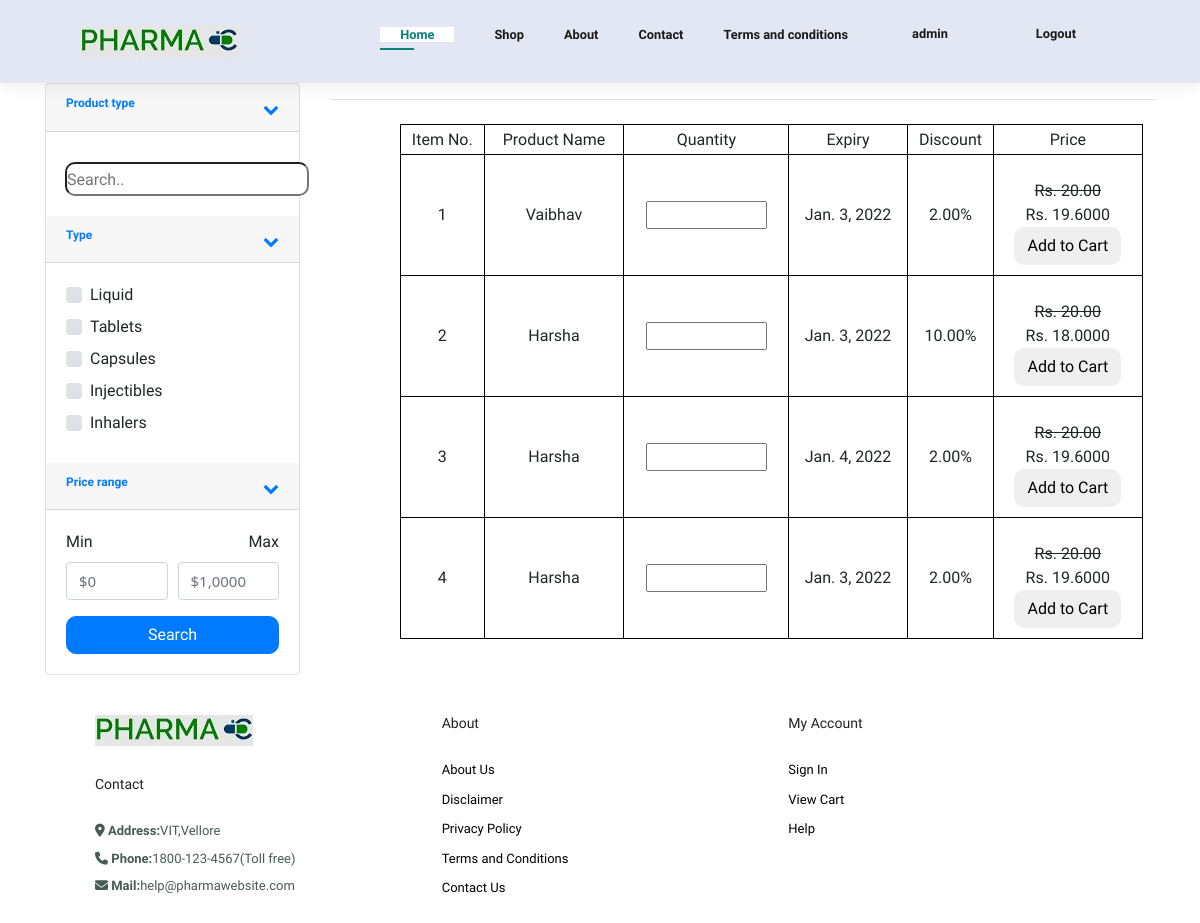
Screenshot of /view (signed in) with the database file from the repository.
### inventory/models.py (models this page shows, shortened)
class ItemMain(models.Model):
    itemid = models.AutoField(primary_key=True)
    itemname = models.CharField(max_length=50)
    discount = models.DecimalField(decimal_places=2, max_digits=25)
    price = models.DecimalField(decimal_places=2, max_digits=25)
    type = models.ForeignKey(ItemsCat, on_delete=models.CASCADE)
    composition = models.TextField()
    manufacturingdate = models.DateField()
    expirydate = models.DateField()
    quantity = models.DecimalField(decimal_places=2, max_digits=25, default=0)
    slug = models.SlugField(max_length=50, unique=True,
                            default="", editable=False)

### inventory/views.py (the view)
# urls.py: path('view', views.items_display, name="view"),
def items_display(request):
    itemsearch = []
    l = []
    if request.method == 'POST':
        search_keyword = request.POST.get('search_keyword')
        if search_keyword != "" and search_keyword != None:
            item_search_part1 = list(ItemMain.objects.filter(
                itemname__icontains=search_keyword))
            item_search_part2 = list(ItemMain.objects.filter(
                composition__icontains=search_keyword))
            item_search_part3 = list(ItemMain.objects.filter(
                itemid__icontains=search_keyword))
            itemsearch = item_search_part1 + item_search_part2 + item_search_part3
            if itemsearch == []:
                messages.info(request, 'No Results Found')
        else:
            itemsearch = list(ItemMain.objects.all())
        cat = request.POST.getlist('cat', [])
        min_price = request.POST.get('min_price')
        max_price = request.POST.get('max_price')
        quantity = request.POST.get('quantity')
        if quantity == '' or quantity == None:
            quantity = 0
        else:
            quantity = int(quantity)
        id = request.POST.get('id')
        if id:
            currentItem = ItemMain.objects.filter(slug=id)[0]
            if (currentItem.quantity - quantity >= 0):
                for counter in range(quantity):
                    cartModel = UserCart.objects.filter(
                        user=User.objects.filter(username=request.user)[0],
                        itemid=ItemMain.objects.filter(itemid=id)[0],
                        quantity=quantity
                    )
                    if cartModel:
                        cartModel = UserCart.objects.create(
                            user=User.objects.filter(username=request.user)[0],
                            itemid=ItemMain.objects.filter(itemid=id)[0],
                            quantity=quantity
                        )
                        cartModel.save()
                    else:
                        cartModel = UserCart.objects.create(
                            user=User.objects.filter(username=request.user)[0],
                            itemid=ItemMain.objects.filter(itemid=id)[0],
                            quantity=quantity
                        )
                        cartModel.save()
                currentItem.quantity -= quantity
                currentItem.save()
            else:
                print("Out of Stock")
        if min_price == '' or min_price == None:
            min_price = 0
        else:
            min_price = int(min_price)
        if max_price == '' or max_price == None:
            max_price = 10000000
        else:
            max_price = int(max_price)
        items = []
        if len(cat) > 0:
            if (len(cat)):
                items = ItemMain.objects.filter(
                    type__in=ItemsCat.objects.filter(catName__in=cat))
        else:
            items = ItemMain.objects.all()
        items = list(set(items).intersection(set(itemsearch)))
        for i in items:
            ll = []
            ll.append(i.itemid)
            ll.append(i.itemname)
            ll.append(i.expirydate)
            ll.append(i.discount)
            ll.append(i.price)
            price = i.price
            offer = i.discount
            newPrice = price - (price * offer)/100
            ll.append(newPrice)
            if newPrice >= min_price and newPrice <= max_price:
                ll.append("Valid")
            else:
                ll.append("Invalid")
            ll.append(i.slug)
            l.append(ll)
    else:
        items = list(ItemMain.objects.all())
        for i in items:
            ll = []
            ll.append(i.itemid)
            ll.append(i.itemname)
            ll.append(i.expirydate)
            ll.append(i.discount)
            ll.append(i.price)
            price = i.price
            offer = i.discount
            newPrice = price - (price * offer)/100
            ll.append(newPrice)
            if newPrice >= 0 and newPrice <= 10000000:
                ll.append("Valid")
            else:
                ll.append("Invalid")
            ll.append(i.slug)
            l.append(ll)
    context = {
        "items": l
    }
    return render(request, "inventory/inventory view.html", context)

### templates/inventory/inventory view.html (shortened to what this page needs)
{% extends "base.html" %}
{% load static %}
{% block home %}
<link href="//maxcdn.bootstrapcdn.com/bootstrap/4.1.1/css/bootstrap.min.css" rel="stylesheet" id="bootstrap-css">
<link rel="stylesheet" href="{% static 'css/inventory view.css' %}" />
<link rel="stylesheet" href="https://fontawesome.com/v4.7.0/assets/font-awesome/css/font-awesome.css">
<link rel="stylesheet" href="https://cdnjs.cloudflare.com/ajax/libs/font-awesome/4.7.0/css/font-awesome.min.css">
<div class="container">
	<div class="row">
		<aside class="col-md-3">
			<div class="card">
				<article class="filter-group">
					<header class="card-header">
						<a href="#" data-toggle="collapse" data-target="#collapse_1" aria-expanded="true" class="">
							<i class="icon-control fa fa-chevron-down"></i>
							<h6 class="title">Product type</h6>
						</a>
					</header>
					<div class="filter-content collapse show" id="collapse_1">
						<div class="card-body">
							<div class="input-group">
								<div class="input-group-append">
									<form method="POST">
										<input type="search" placeholder="Search.." name="search_keyword"
											style="margin-top: 10px; border-radius: 10px;padding-right:20px;padding-bottom: 2px;text-align: left;padding-top: 4px;">
								</div>
							</div>
						</div>
					</div>
				</article>
				<article class="filter-group">
					<header class="card-header">
						<a href="#" data-toggle="collapse" data-target="#collapse_2" aria-expanded="true" class="">
							<i class="icon-control fa fa-chevron-down"></i>
							<h6 class="title">Type </h6>
						</a>
					</header>
					<div class="filter-content collapse show" id="collapse_2">
						<div class="card-body">
							<label class="custom-control custom-checkbox">
								<div class="custom-control-label">Liquid
								</div>
							</label>
							<label class="custom-control custom-checkbox">
								<div class="custom-control-label">Tablets
								</div>
							</label>
							<label class="custom-control custom-checkbox">
								<div class="custom-control-label">Capsules
								</div>
							</label>
							<label class="custom-control custom-checkbox">
								<div class="custom-control-label">Injectibles
								</div>
							</label>
							<label class="custom-control custom-checkbox">
								<div class="custom-control-label">Inhalers
								</div>
							</label>
						</div>
					</div>
				</article>
				<article class="filter-group">
					<header class="card-header">
						<a href="#" data-toggle="collapse" data-target="#collapse_3" aria-expanded="true" class="">
							<i class="icon-control fa fa-chevron-down"></i>
							<h6 class="title">Price range </h6>
						</a>
					</header>
					<div class="filter-content collapse show" id="collapse_3">
						<div class="card-body">
							<div class="form-row">
								<div class="form-group col-md-6">
									<label>Min</label>
									<input class="form-control" placeholder="$0" type="number" name="min_price">
								</div>
								<div class="form-group text-right col-md-6">
									<label>Max</label>
									<input class="form-control" placeholder="$1,0000" type="number" name="max_price">
								</div>
							</div>
							<button class="btn btn-block btn-primary">Search</button>
						</div>
					</div>
				</article>
			</div>
		</aside>
		<main class="col-md-9">
			<header class="border-bottom mb-4 pb-3">
			</header>
			<div>
				<table style="width:90%;margin-left: 70px;margin-top: 10px;">
					<tr>
						<td>Item No.</td>
						<td>Product Name</td>
						<td>Quantity</td>
						<td>Expiry</td>
						<td>Discount</td>
						<td>Price</td>
					</tr>
					{% for item in items %}
					{% if item.6 == "Valid" %}
					<tr>
						<td>{{ item.0 }}</td>
						<td>{{ item.1 }}</td>
						<form method="POST">
							<td><input type="number" id="quantity" name="quantity" min="0" max="1000000"></td>
							<td>{{ item.2 }}</td>
							<td>{{ item.3 }}%</td>
							<td style="width: 20%;padding-bottom: 10px;"><br><del>Rs. {{ item.4 }}</del><br>
								Rs. {{ item.5 }}<br>
								<button class="btn">Add to Cart</button>
							</td>
						</form>
					</tr>
					{% endif %}
					{% endfor %}
				</table>
			</div>
		</main>
	</div>
</div>
{% endblock home %}

### templates/navbar.html
{% load static %}
<link rel="stylesheet" href="{% static 'css/navbar.css' %}">
<section id="header">
    <a href="#"><img src="{% static 'img/logo.jpg'%}" class="logo" alt=""></a>
    <div>
        <ul id="navbar">
            <li><a class="active" href="index.html">Home</a></li>
            <li><a href="shop.html">Shop</a></li>
            <li><a href="About.html">About</a></li>
            <li><a href="contact.html">Contact</a></li>
            <li><a href="Termsandconditions.html">Terms and conditions</a></li>
            {% if user.is_authenticated %}
                    <li>
                        <a href="" class="dropdown-item">{{ user }}</a>
                    </li>
                    <li>
                        <a href="{% url 'logout' %}" class="dropdown-item">Logout</a>
                    </li>
                    {% else %}
                    <li>
                        <a href="{% url 'login' %}" class="dropdown-item">Login</a>
                    </li>
                    {% endif %}
        </ul>
    </div>
</section>

### static_in_env/css/navbar.css (style rules this page uses)
* { margin: 0; padding: 0; box-sizing: border-box; font-family: 'Spartan', sans-serif; }
#header { display: flex; align-items: center; justify-content: space-between; padding: 20px 80px; background: #E3E6F3; box-shadow: 0 5px 15px rgba(0, 0, 0, 0.06); z-index: 999; position: sticky; top: 0; left: 0 }
#navbar { display: center; align-items: center; justify-content: center; }
#navbar li { list-style: none; padding: 0 20px; position: relative; }
#navbar li a { text-decoration: none; font-size: 0.7rem; font-weight: 600; color: #1a1a1a; transition: 0.3s ease; }
#navbar li a:hover, #navbar li a.active { color: #088178; }
#navbar li a.active::after, #navbar li a:hover::after { content: ""; width: 30%; height: 2px; background: #088178; position: absolute; bottom: -4px; left: 20px }
#navbar { display: flex; align-items: center; justify-content: center; }
#navbar li a { text-decoration: none; font-size: 0.8rem; font-weight: 600; color: #1a1a1a; transition: 0.3s ease; }
body { margin: 0; padding: 0; font-family: sans-serif; background-image: url("b2g.png"); background-repeat: no-repeat; }
.active { width: 1000px; min-height: 688px; background-color: white; margin: 0 auto; padding: 0px 20px 0px 20px; }

### static_in_env/css/inventory view.css (style rules this page uses)
.icon-control { margin-top: 5px; float: right; font-size: 80%; }
body { margin: 0; padding: 0; font-family: sans-serif; background-image: url("b2g.png"); background-repeat: no-repeat; }
.active { width:1000px; min-height:688px; background-color: white; margin: 0 auto; padding: 0px 20px 0px 20px; }
.row:after { content: ""; display: table; clear: both; }
.table, th, td { border:1px solid black; height: 30px; align-content: center; text-align: center; border-radius: 10px; }
.form-control { font-family: system-ui, sans-serif; font-size: 15px; line-height: 1.1; margin-right: 5px; }
.btn { border-radius: 10px; }

### static_in_env/css/footer.css (style rules this page uses)
* { margin:0; padding:0; box-sizing: border-box; font-family:'Spartan', sans-serif; }
h6 { font-weight: 700; font-size: 12px; }

### rows the page displays
ItemMain: itemname "Vaibhav", expirydate "Jan. 3, 2022", discount "2.00", price "20.00"
ItemMain: itemname "Harsha", expirydate "Jan. 3, 2022", discount "10.00", price "20.00"
ItemMain: itemname "Harsha", expirydate "Jan. 4, 2022", discount "2.00", price "20.00"
ItemMain: itemname "Harsha", expirydate "Jan. 3, 2022", discount "2.00", price "20.00"

### other values shown
{{ user }} "admin"
{{ item.0 }} "1" "2" "3" "4"
{{ item.5 }} "19.6000" "18.0000" "19.6000" "19.6000"
